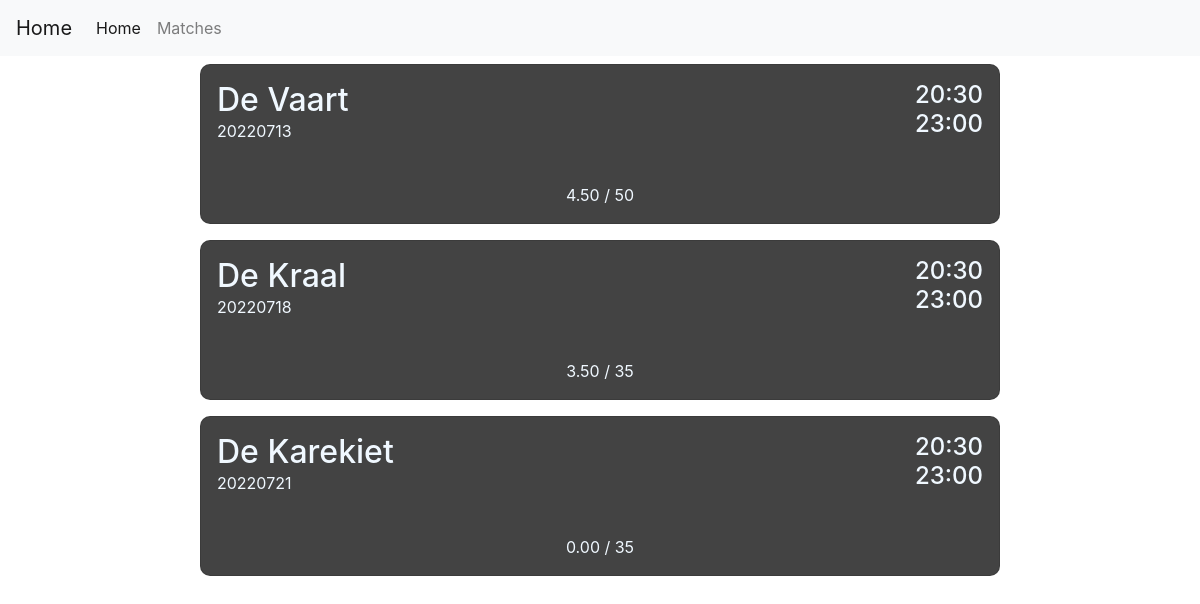
Screenshot of /matches with the database file from the repository.
### tables this page shows
CREATE TABLE MATCHDAYS ([id] INTEGER PRIMARY KEY,[date] text, [starttime] text, [endtime] text, [location] text, [max] int, [open] BIT, [price] text);

### Program.py (the view, shortened to what this page needs)
@app.route('/matches', methods=['GET', 'POST'])
def matches():
    match_list = getData("match")
    return render_template('matches.html', list=list(match_list.values()), n_list=len(match_list))

### Program.py (called while the page is built)
@app.after_request
def add_header(r):
    r.headers["Cache-Control"] = "no-cache, no-store, must-revalidate"
    r.headers["Pragma"] = "no-cache"
    r.headers["Expires"] = "0"
    r.headers['Cache-Control'] = 'public, max-age=0'
    return r

### templates/matches.html (shortened to what this page needs)
{% extends 'layout.html' %}
{% block body %}
<link rel="stylesheet" href="../static/matches.css">
<div class="container-fluid">
    <div class="one">
        {% for i in range(n_list) %}
        <form id="{{list[i][0]}}" method="POST" action="">
            <div class="matches">
                <div id="{{ list[i][0] }}" class="card" name="cardname" onclick="document.getElementById('{{list[i][0]}}').submit();">
                    <div class="header">
                        <div>
                            <h2 class="title">{{ list[i][3] }}</h2>
                            <p class="date">{{ list[i][0] }}</p>
                        </div>
                        <div class="time">
                            <h4 class="stamp">{{ list[i][1] }}</h4>
                            <h4 class="stamp">{{ list[i][2] }}</h4>
                        </div>
                    </div>
                    <div class="participants">
                        <p>{{ list[i][6] }} / {{ list[i][4] }}</p>
                    </div>
                </div>
            </div>
        </form>
        {% endfor %}
    </div>
</div>
{% endblock %}

### templates/layout.html (shortened to what this page needs)
<!doctype html>
<html lang="en">
  <head>
    <link rel="stylesheet" href="https://cdn.jsdelivr.net/npm/bootstrap@4.3.1/dist/css/bootstrap.min.css">
  </head>
  <body>
    {% include 'navbar.html' %}
    {% block body %}{% endblock %}
  </body>
</html>

### templates/navbar.html (shortened to what this page needs)
<nav class="navbar navbar-expand-lg navbar-light bg-light">
  <a class="navbar-brand" href="/matches">Home</a>
  <div class="collapse navbar-collapse" id="navbarNavAltMarkup">
    <div class="navbar-nav">
      <a class="nav-item nav-link active" href="/">Home <span class="sr-only">(current)</span></a>
      <a class="nav-item nav-link" href="/matches">Matches</a>
    </div>
  </div>
</nav>

### static/matches.css (style rules this page uses)
.matches { display: flex; justify-content: center; }
.card { background-color: rgb(67, 67, 67); color: aliceblue; height: 10rem; width: 50rem; border-radius: 10px; display: flex; justify-content: space-between; margin: 0.5rem 0; transition: 0.3s; }
.title { margin: 1rem 1rem 0 1rem; }
.header { display: flex; justify-content: space-between; }
.time { display: flex; flex-direction: column; margin: 1em; }
.stamp { margin: 0; }
.date { margin: 0 0 0 1rem; }
.participants { display: flex; justify-content: center; }

### rows the page displays
MATCHDAYS: location "De Vaart", date "20220713", starttime "20:30", endtime "23:00", price "4.50"
MATCHDAYS: location "De Kraal", date "20220718", starttime "20:30", endtime "23:00", price "3.50"
MATCHDAYS: location "De Karekiet", date "20220721", starttime "20:30", endtime "23:00", price "0.00"

### other values shown
{{ list[i][4] }} "50" "35" "35"
